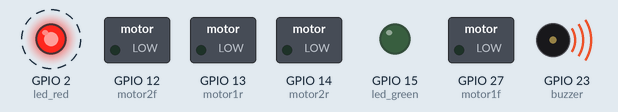
Recording of a sketch running on a simulated ESP32. On the bench: switched loads named in the sketch (green lamp = pin HIGH), output pins drawn as LEDs (lit = HIGH), buzzer (waves = sounding, pin HIGH). Dashed ring = blinking. What the sketch prints to the serial monitor is not drawn.

Above: at 0.5 s.
Timing chart, 0 to 4.6 s (numbered marks = the images above):
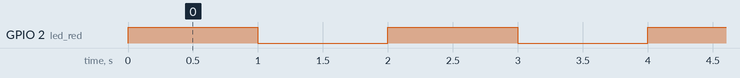

The sketch:

mini_test.ino
```cpp
/* A set of quick-fire tests */

const int IR1 = 5; // IR sensors pins
const int IR2 = 18;
const int IR3 = 32;
const int IR4 = 33;
const int IR5 = 25;

// looking from the back

const int motor1f = 27; // motor LEFT forward
const int motor1r = 13; // motor LEFT reverse

const int motor2f = 12; // motor RIGHT forward
const int motor2r = 14; // motor RIGHT reverse

const int led_red = 2; // misc
const int led_green = 15;
const int buzzer = 23;

void setup()
{
    pinMode(IR1, INPUT);
    pinMode(IR2, INPUT);
    pinMode(IR3, INPUT);
    pinMode(IR4, INPUT);
    pinMode(IR5, INPUT);

    pinMode(motor1f, OUTPUT);
    pinMode(motor1r, OUTPUT);
    pinMode(motor2f, OUTPUT);
    pinMode(motor2r, OUTPUT);

    pinMode(led_red, OUTPUT);
    pinMode(led_green, OUTPUT);

    pinMode(buzzer, OUTPUT);

    digitalWrite(buzzer, HIGH); // buzzer OFF is on HIGH

    digitalWrite(led_red, HIGH);

    Serial.begin(115200);
}

void buzzerTest()
{
    digitalWrite(buzzer, LOW);
    delay(1000);
    digitalWrite(buzzer, HIGH);
}

void ledsTest()
{
    Serial.println("led");
    // Serial.println(millis());
    digitalWrite(led_red, HIGH);
    // digitalWrite(led_green, HIGH);
    // delay(1000);
    // unsigned long start = millis();
    // unsigned long diff = 0;
    delay(1000);
    digitalWrite(led_red, LOW);
    // digitalWrite(led_green, LOW);
    Serial.println("led end");
    // Serial.println(millis());
}

void loop()
{
    // buzzerTest();
    // ledsTest();
    // readIRs();
    // teleop();
    // readIRs();
    // motorTest();
    // Serial.println("hey babes");
    // buzzerTest();
    // ledsTest();
    // digitalWrite(led_red, LOW);
    delay(1000);
    digitalWrite(led_red, LOW);
    delay(1000);
    digitalWrite(led_red, HIGH);
    Serial.println("buzz buzz beeee");
    }
```

Measured:
- by itself, GPIO 2 (led_red): alternates HIGH for 1.0 s and LOW for 1.0 s
